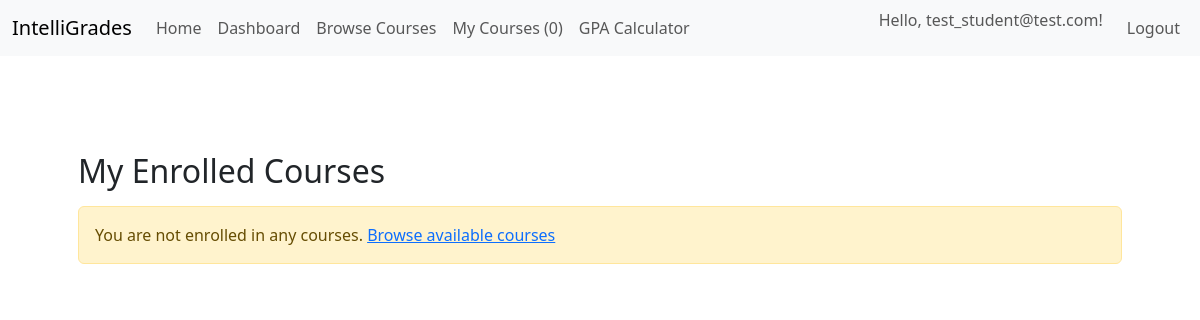
/courses/my-courses (signed in), run on an earlier commit of the app's database.
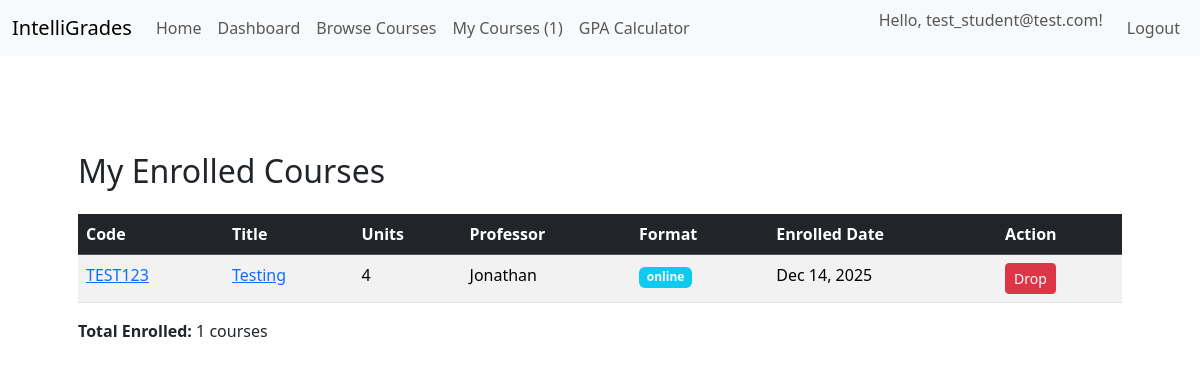
And on a later commit of the database.
### app/models.py (models this page shows, shortened)
class Course(db.Model):
    __tablename__ = 'courses'
    id = db.Column(db.Integer, primary_key=True)
    code = db.Column(db.String(32), unique=True, nullable=False)
    title = db.Column(db.String(128), nullable=False)
    description = db.Column(db.Text)
    credits = db.Column(db.Integer, nullable=False)  # number of units/credits
    professor = db.Column(db.String(128), nullable=True)
    professor_id = db.Column(db.Integer, db.ForeignKey('users.id'), nullable=True)
    professor_user = db.relationship(
        'User',
        foreign_keys=[professor_id],
        backref='created_courses'
    )
    availability = db.Column(db.Boolean, default=True)
    format = db.Column(db.String(32), default='online')
    max_students = db.Column(db.Integer)
    created_at = db.Column(db.DateTime, default=datetime.utcnow)
    enrollments_rel = db.relationship(
        'Enrollment',
        backref='course',
        lazy='dynamic',
        cascade='all,delete-orphan'
    )
    assignments = db.relationship(
        'Assignment',
        back_populates='course',
        lazy='dynamic',
        cascade='all,delete-orphan'
    )

class Enrollment(db.Model):
    __tablename__ = 'enrollments'
    id = db.Column(db.Integer, primary_key=True)
    user_id = db.Column(db.Integer, db.ForeignKey('users.id'), nullable=False)
    course_id = db.Column(db.Integer, db.ForeignKey('courses.id'), nullable=False)
    enrolled_at = db.Column(db.DateTime, default=datetime.utcnow)
    grade = db.Column(db.String(2))
    user = db.relationship('User', backref='course_enrollments')
    __table_args__ = (
        db.UniqueConstraint('user_id', "course_id", name='unique_user_course'),
    )

### app/courses/routes.py (the view)
@courses_bp.route('/my-courses')
@login_required
def my_courses():
    enrolled_courses = current_user.get_enrolled_courses()
    return render_template('courses/my_courses.html', courses=enrolled_courses)

### app/__init__.py (called while the page is built)
@login_manager.user_loader
def load_user(user_id):
    return User.query.get(int(user_id))

### app/models.py (called while the page is built)
    @property
    def is_student(self):
        return self.role == self.ROLE_STUDENT

    @property
    def is_professor(self):
        return self.role == self.ROLE_PROFESSOR

    @property
    def is_admin(self):
        return self.role == self.ROLE_ADMIN

    def get_enrolled_courses(self):
        from app.models import Course, Enrollment
        return Course.query.join(Enrollment).filter(
            Enrollment.user_id == self.id
        ).all()

    def get_enrolled_courses_count(self):
        from app.models import Enrollment
        return Enrollment.query.filter_by(user_id=self.id).count()

### app/courses/templates/courses/my_courses.html
{% extends "base.html" %} {% block body %}
<div class="container mt-5">
  <h2>My Enrolled Courses</h2>
  {% if courses %}
  <table class="table table-striped mt-4">
    <thead class="table-dark">
      <tr>
        <th>Code</th>
        <th>Title</th>
        <th>Units</th>
        <th>Professor</th>
        <th>Format</th>
        <th>Enrolled Date</th>
        <th>Action</th>
      </tr>
    </thead>
    <tbody>
      {% for course in courses %}
      <tr>
        <td>
          <a
            href="{{ url_for('courses.course_dashboard', course_id=course.id) }}"
            >{{ course.code }}</a
          >
        </td>
        <td>
          <a
            href="{{ url_for('courses.course_dashboard', course_id=course.id) }}"
            >{{ course.title }}</a
          >
        </td>
        <td>{{ course.credits }}</td>
        <td>{{ course.professor }}</td>
        <td><span class="badge bg-info">{{ course.format }}</span></td>
        <td>
          {% set enrollment =
          course.enrollments_rel.filter_by(user_id=current_user.id).first() %}
          {{ enrollment.enrolled_at.strftime('%b %d, %Y') if enrollment else
          'N/A' }}
        </td>
        <td>
          <form
            method="POST"
            action="{{ url_for('courses.drop_course', course_id=course.id) }}"
            style="display: inline"
          >
            <button
              type="submit"
              class="btn btn-sm btn-danger"
              onclick="return confirm('Drop this course?')"
            >
              Drop
            </button>
          </form>
        </td>
      </tr>
      {% endfor %}
    </tbody>
  </table>
  <div class="mt-3">
    <strong>Total Enrolled:</strong> {{ courses|length }} courses
  </div>
  {% else %}
  <p class="alert alert-warning mt-3">
    You are not enrolled in any courses.
    <a href="{{ url_for('courses.courses_list') }}">Browse available courses</a>
  </p>
  {% endif %}
</div>
{% endblock %}

### app/templates/base.html (shortened to what this page needs)
<!DOCTYPE html>
<html lang="en">
  <head>
    <link
      rel="stylesheet"
      href="{{url_for('static', filename='styles.css')}}"
    />
    <link
      href="https://cdn.jsdelivr.net/npm/bootstrap@5.3.8/dist/css/bootstrap.min.css"
      rel="stylesheet"
    />
  </head>
  <body>
    <nav class="navbar navbar-expand-lg bg-body-tertiary">
      <div class="container-fluid">
        <a class="navbar-brand" href="{{ url_for('main.index') }}"
          >IntelliGrades</a
        >
        <div class="collapse navbar-collapse">
          <ul class="navbar-nav me-auto">
            <li class="nav-item">
              <a class="nav-link" href="{{ url_for('main.index') }}">Home</a>
            </li>
            {% if current_user.is_authenticated %}
            <li class="nav-item">
              <a class="nav-link" href="{{ url_for('main.dashboard') }}">
                Dashboard
              </a>
            </li>
            <li class="nav-item">
              <a class="nav-link" href="{{ url_for('courses.courses_list') }}">
                Browse Courses
              </a>
            </li>
            {% if current_user.is_student %}
            <li class="nav-item">
              <a class="nav-link" href="{{ url_for('courses.my_courses') }}">
                My Courses ({{ current_user.get_enrolled_courses_count() }})
              </a>
            </li>
            <li class="nav-item">
              <a class="nav-link" href="{{ url_for('main.gpa_calculator') }}">
                GPA Calculator
              </a>
            </li>
            {% endif %}
             {% endif %}
          </ul>
          <ul class="navbar-nav">
            {% if not current_user.is_authenticated %}
            <li class="nav-item">
              <a class="nav-link" href="{{ url_for('auth.login') }}">Login</a>
            </li>
            <li class="nav-item">
              <a class="nav-link" href="{{ url_for('auth.register') }}"
                >Register</a
              >
            </li>
            {% else %}
            <li class="nav-item">
              <span class="navbar-text me-3">
                Hello, {{ current_user.email }}!
              </span>
            </li>
            <li class="nav-item">
              <a class="nav-link" href="{{ url_for('auth.logout') }}">Logout</a>
            </li>
            {% endif %}
          </ul>
        </div>
      </div>
    </nav>
    <div class="container p-4">
      <div class="container py-2">{% block body %} {% endblock %}</div>
      <div class="container py-2">{%block index%} {% endblock %}</div>
    </div>
  </body>
</html>

What changed in the data, as far as the page shows it:
added Course: code "TEST123", title "Testing", credits "4", professor "Jonathan", format "online"
added Enrollment: enrolled_at "Dec 14, 2025"
Also different on the page:
{{ current_user.get_enrolled_courses_count() }}: "0" → "1"
{{ courses|length }}: (not shown) → "1"
text no longer shown: "You are not enrolled in any courses. Browse available courses"
text now shown: "Code Title Units Professor Format Enrolled Date Action Total Enrolled: courses"
